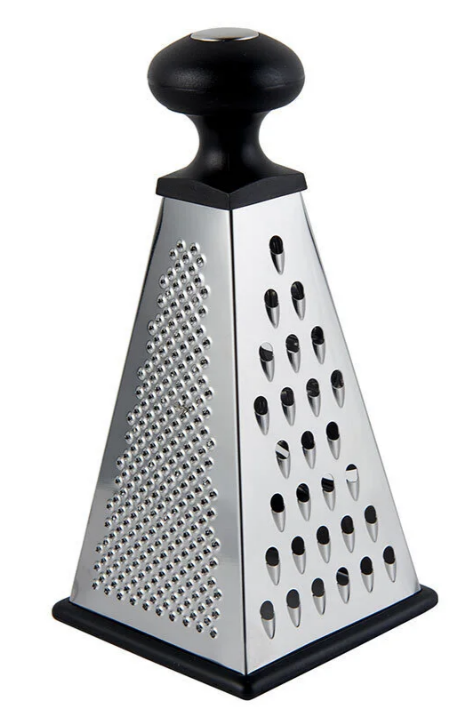
#> input picture input_pictures/input_rende.png, 470 x 717 px
$ python Thresholding.py
#> lines starting #> are read from the running program, lines starting #| are printed output that depends on the picture; after the words box and inside, x2 and y2 are one past the last pixel; in counts of white or black regions, pixels touching at a corner belong together
import cv2 as cv

from matplotlib import pyplot as plt

gray = cv.imread("../input_pictures/input_rende.png", 0)
#> gray: shape (717, 470); min 0, max 255, mean 207.6
cv.imwrite('gray.png', gray)

""" THRESHOLDING **************************************************************** """
# 1.Simple Thresholding / Global Thresholding
x, thresh_simple = cv.threshold(gray, 127, 255, cv.THRESH_BINARY)
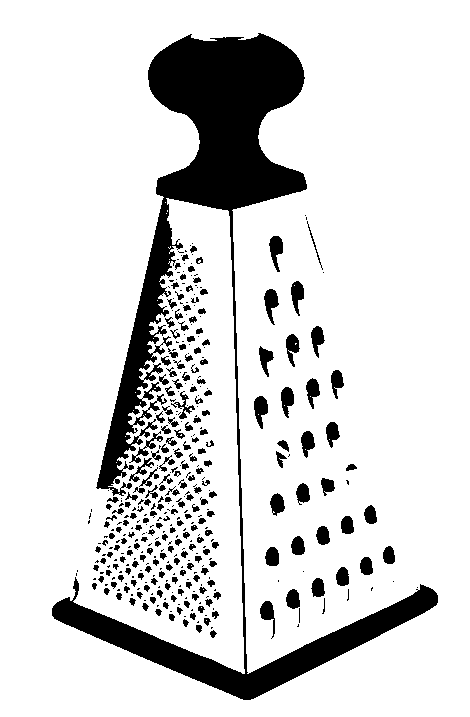
#> thresh_simple: shape (717, 470); 85% white; 418 black regions (199 under 20 px), largest, box (x1, y1, x2, y2) and area: (52, 33, 438, 700) 37035, (269, 236, 283, 272) 291, (264, 289, 279, 325) 291

y, thresh_simpleLowThresh = cv.threshold(gray, 100, 255, cv.THRESH_BINARY)
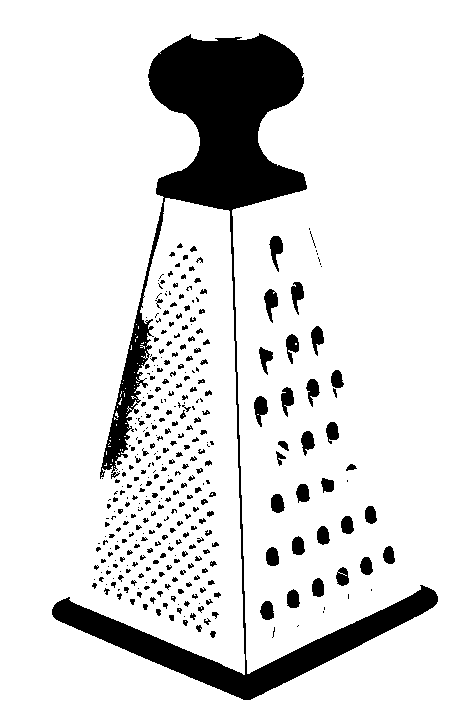
#> thresh_simpleLowThresh: shape (717, 470); 87.3% white; 363 black regions (209 under 20 px), largest, box (x1, y1, x2, y2) and area: (52, 33, 438, 700) 32559, (269, 236, 283, 272) 267, (254, 396, 268, 427) 262
# threshold parametreleri =
# image, thresh değeri (bu değer aşılmazsa pixel 0 olacak), threshi geçerse 255 olacak, thresh types.
# Thresholding types
# cv.THRESH_BINARY
# cv.THRESH_BINARY_INV
# cv.THRESH_TRUNC
# cv.THRESH_TOZERO
# cv.THRESH_TOZERO_INV
cv.imwrite('thresh_simple.png', thresh_simple)

titles = ['Input Image', 'THRESH_BINARY', "THRESH_BINARY Low Threshold"]
images = [gray, thresh_simple, thresh_simpleLowThresh]
for i in range(3):
    plt.subplot(1, 3, i+1), plt.imshow(images[i], 'gray', vmin=0, vmax=255)
    plt.title(titles[i])
    plt.xticks([]), plt.yticks([])
plt.show()
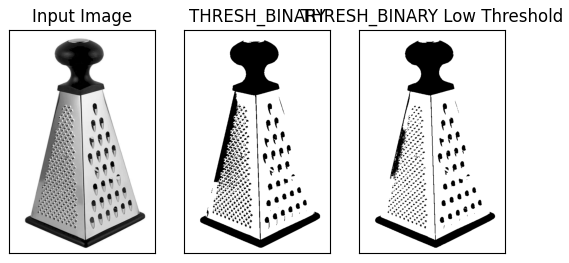
#> figure drawn by matplotlib, 3 panels

# 2.Adaptive Thresholding
# simple thresholdingten farklı olarak, adaptive thresholding değişen ortam ışıklarına uyum sağlayabilir.
# örn fotonun solunda ışık var ama sağında yoksa soldaki threshold değeri sağdakinden farklı olacak.
img_blur = cv.medianBlur(gray, 5)
cv.imwrite('img_blur.png', img_blur)
x, thresh_binary = cv.threshold(gray, 127, 255, cv.THRESH_BINARY)
cv.imwrite('thresh_binary.png', thresh_binary)
thresh_adaptive_mean = cv.adaptiveThreshold(gray, 255, cv.ADAPTIVE_THRESH_MEAN_C, cv.THRESH_BINARY, 23, 2)
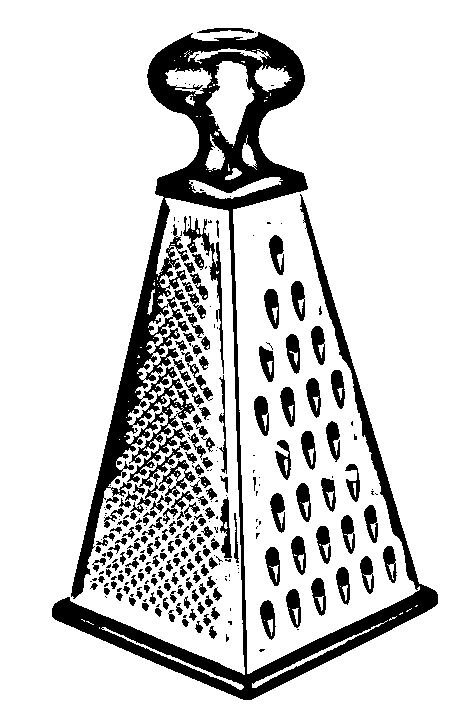
#> thresh_adaptive_mean: shape (717, 470); 82.7% white; 290 black regions (122 under 20 px), largest, box (x1, y1, x2, y2) and area: (52, 32, 438, 700) 36704, (183, 216, 224, 374) 953, (130, 440, 191, 513) 634
cv.imwrite('thresh_adaptive_mean.png', thresh_adaptive_mean)
thresh_adaptive_gaussian = cv.adaptiveThreshold(gray, 255, cv.ADAPTIVE_THRESH_GAUSSIAN_C, cv.THRESH_BINARY, 23, 2)
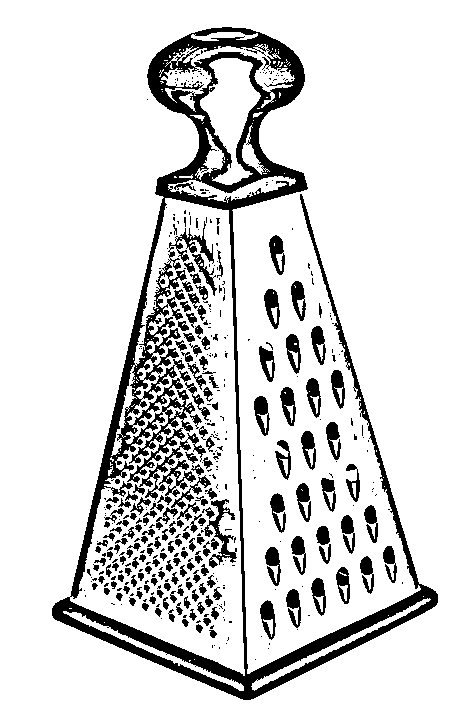
#> thresh_adaptive_gaussian: shape (717, 470); 85.2% white; 460 black regions (285 under 20 px), largest, box (x1, y1, x2, y2) and area: (52, 27, 438, 700) 29778, (204, 499, 237, 568) 694, (139, 433, 206, 500) 658
cv.imwrite('thresh_adaptive_gaussian.png', thresh_adaptive_gaussian)

titles = ['Input Image', 'thresh adaptive', "thresh adaptive gaussian"]
images = [gray, thresh_adaptive_mean, thresh_adaptive_gaussian]
for i in range(3):
    plt.subplot(1, 3, i + 1), plt.imshow(images[i], 'gray')
    plt.title(titles[i])
    plt.xticks([]), plt.yticks([])
plt.show()

# adaptive threshold parametreleri:
# source, dest, max value ( koşulun sağlandığı piksele atanan değer ),
# adaptive metod, blockSize = piksel için threshold değeri belirlemek için kaç komşusuna bakılacağı(3,5,7 gibi),
# C= ortalamadan çıkarılan sabit? ( genelde pozitif )

# 3.Otsu's Binarization
ret2, thresh_otsu = cv.threshold(gray, 0, 255, cv.THRESH_BINARY+cv.THRESH_OTSU)
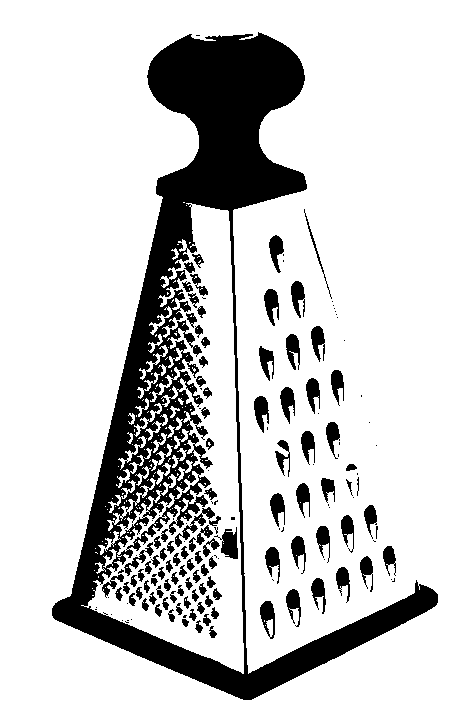
#> thresh_otsu: shape (717, 470); 81.1% white; 163 black regions (59 under 20 px), largest, box (x1, y1, x2, y2) and area: (52, 32, 438, 700) 50359, (214, 527, 238, 559) 403, (175, 507, 215, 547) 345
#> ret2 = 154
cv.imwrite('thresh_otsu.png', thresh_otsu)

# gürültüyü azaltmak için önce blurlayıp ardından threshleyebiliriz.
blur = cv.GaussianBlur(gray, (3, 3), 0)
# gaussianblur, gauss filtresi kullanarak blurlar
ret3, thresh_otsu_blur = cv.threshold(blur, 0, 255, cv.THRESH_BINARY+cv.THRESH_OTSU)
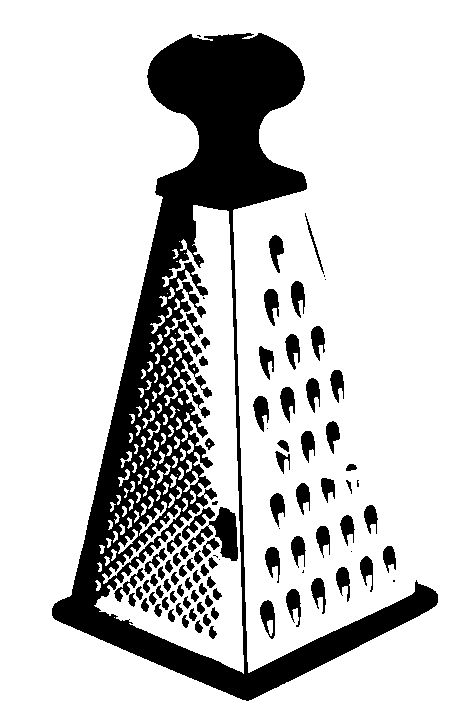
#> thresh_otsu_blur: shape (717, 470); 80.1% white; 95 black regions (13 under 20 px), largest, box (x1, y1, x2, y2) and area: (52, 33, 438, 701) 53792, (188, 507, 238, 561) 1157, (253, 396, 269, 432) 351
#> ret3 = 158
cv.imwrite('thresh_otsu_blur.png', thresh_otsu_blur)

titles = ['Input Image', 'thresh otsu', "thresh otsu blur"]
images = [gray, thresh_otsu, thresh_otsu_blur]
for i in range(3):
    plt.subplot(1, 3, i + 1), plt.imshow(images[i], 'gray')
    plt.title(titles[i])
    plt.xticks([]), plt.yticks([])
plt.show()

$ run again, with input_pictures/input_agac.png copied over input_pictures/input_rende.png
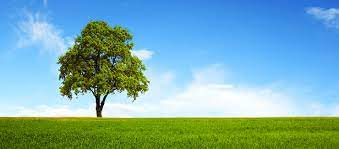
#> input picture input_pictures/input_agac.png, 339 x 149 px
#> `x, thresh_simple = cv.threshold(gray, 127, 255, cv.THRESH_BINARY)`:
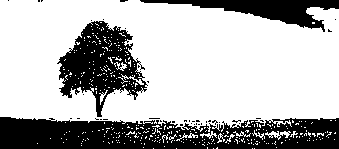
#> thresh_simple: shape (149, 339); 70.2% white; 44 black regions (41 under 20 px), largest, box (x1, y1, x2, y2) and area: (0, 117, 339, 149) 8323, (57, 21, 148, 117) 4212, (140, 0, 339, 32) 2343
#> thresh_simpleLowThresh: shape (149, 339); 86.7% white; 221 black regions (207 under 20 px), largest, box (x1, y1, x2, y2) and area: (58, 21, 142, 117) 3152, (0, 119, 137, 149) 2111, (282, 137, 339, 149) 293
#> thresh_adaptive_mean: shape (149, 339); 63.9% white; 247 black regions (210 under 20 px), largest, box (x1, y1, x2, y2) and area: (0, 21, 339, 149) 8790, (0, 0, 136, 41) 1173, (200, 68, 296, 92) 948
#> thresh_adaptive_gaussian: shape (149, 339); 71.2% white; 352 black regions (303 under 20 px), largest, box (x1, y1, x2, y2) and area: (0, 21, 339, 149) 8042, (13, 0, 75, 45) 661, (296, 0, 339, 32) 536
#> thresh_otsu: shape (149, 339); 41.1% white; 72 white regions (68 under 20 px), largest, box (x1, y1, x2, y2) and area: (101, 36, 339, 118) 13884, (0, 13, 97, 118) 6679, (323, 9, 339, 19) 64, (100, 93, 106, 103) 25
#> ret2 = 165
#> `ret3, thresh_otsu_blur = cv.threshold(blur, 0, 255, cv.THRESH_BINARY+c..`:
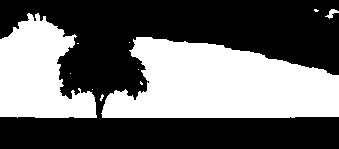
#> thresh_otsu_blur: shape (149, 339); 41% white; 11 white regions (8 under 20 px), largest, box (x1, y1, x2, y2) and area: (101, 37, 339, 118) 13896, (0, 13, 97, 118) 6713, (325, 9, 339, 19) 59
